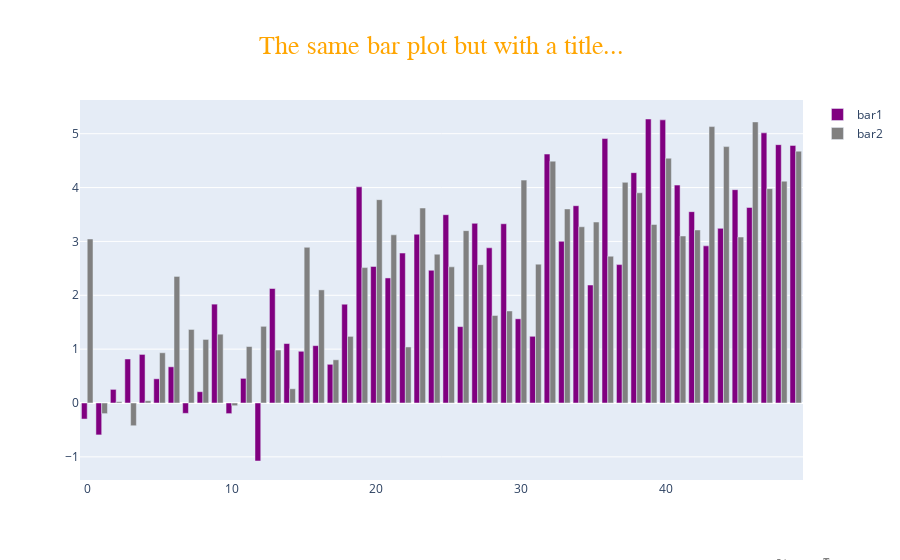

Notebook code cell kept with this figure:
### Markdown cell above
### Some annotations outside the plot

### Code cell
fig = go.Figure()
fig.add_trace(go.Bar(x=df["x"], y=df["y1"], name="bar1", marker_color='purple'))
fig.add_trace(go.Bar(x=df["x"], y=df["y2"], name="bar2", marker_color='grey'))

text = {
    'title': "The same bar plot but with a title...",
    'source': "It's magic 🌈"
}

annotations = []

# add a title (used to describe the figure)
annotations.append(dict(xref='paper', yref='paper',
                        x=0.5, y=1.1,
                        xanchor='center', yanchor='bottom',
                        text=text["title"],
                        font=dict(family="Courier New",
                                  size=26,
                                  color="orange"),
                        showarrow=False))


# add text at the bottom of the figure
annotations.append(dict(xref='paper', yref='paper',
                        x=1, y=-0.2,
                        xanchor='center', yanchor='top',
                        text=text["source"],
                        font=dict(family="Courier New",
                                  size=11,
                                  color="grey"),
                        showarrow=False))


fig.update_layout(annotations=annotations)
fig.show()

### Figure 1 — Plotly figure (JSON) as saved in the notebook; plotly's stock layout.template omitted (floating-point values rounded to 4 significant figures)
{"data": [{"marker": {"color": "purple"}, "name": "bar1", "type": "bar", "x": [0, 1, 2, 3, 4, 5, 6, 7, 8, 9, 10, 11, 12, 13, 14, 15, 16, 17, 18, 19, 20, 21, 22, 23, 24, 25, 26, 27, 28, 29, 30, 31, 32, 33, 34, 35, 36, 37, 38, 39, 40, 41, 42, 43, 44, 45, 46, 47, 48, 49], "y": [-0.298, -0.5924, 0.2528, 0.8174, 0.9021, 0.4496, 0.6721, -0.1924, 0.2099, 1.836, -0.1971, 0.4575, -1.077, 2.126, 1.104, 0.9605, 1.065, 0.7186, 1.834, 4.014, 2.536, 2.322, 2.784, 3.134, 2.465, 3.496, 1.418, 3.336, 2.881, 3.328, 1.563, 1.239, 4.622, 3.002, 3.663, 2.191, 4.91, 2.57, 4.277, 5.273, 5.257, 4.046, 3.553, 2.918, 3.242, 3.961, 3.631, 5.016, 4.796, 4.783]}, {"marker": {"color": "grey"}, "name": "bar2", "type": "bar", "x": [0, 1, 2, 3, 4, 5, 6, 7, 8, 9, 10, 11, 12, 13, 14, 15, 16, 17, 18, 19, 20, 21, 22, 23, 24, 25, 26, 27, 28, 29, 30, 31, 32, 33, 34, 35, 36, 37, 38, 39, 40, 41, 42, 43, 44, 45, 46, 47, 48, 49], "y": [3.046, -0.1974, 0.02449, -0.4222, 0.04137, 0.9331, 2.35, 1.366, 1.18, 1.278, -0.05052, 1.049, 1.424, 0.9834, 0.2644, 2.891, 2.101, 0.8021, 1.237, 2.514, 3.775, 3.122, 1.041, 3.621, 2.764, 2.528, 3.2, 2.569, 1.625, 1.709, 4.139, 2.579, 4.491, 3.603, 3.272, 3.36, 2.726, 4.097, 3.903, 3.315, 4.545, 3.101, 3.213, 5.132, 4.76, 3.082, 5.219, 3.98, 4.119, 4.676]}], "layout": {"annotations": [{"font": {"color": "orange", "family": "Courier New", "size": 26}, "showarrow": false, "text": "The same bar plot but with a title...", "x": 0.5, "xanchor": "center", "xref": "paper", "y": 1.1, "yanchor": "bottom", "yref": "paper"}, {"font": {"color": "grey", "family": "Courier New", "size": 11}, "showarrow": false, "text": "It's magic 🌈", "x": 1, "xanchor": "center", "xref": "paper", "y": -0.2, "yanchor": "top", "yref": "paper"}]}}
